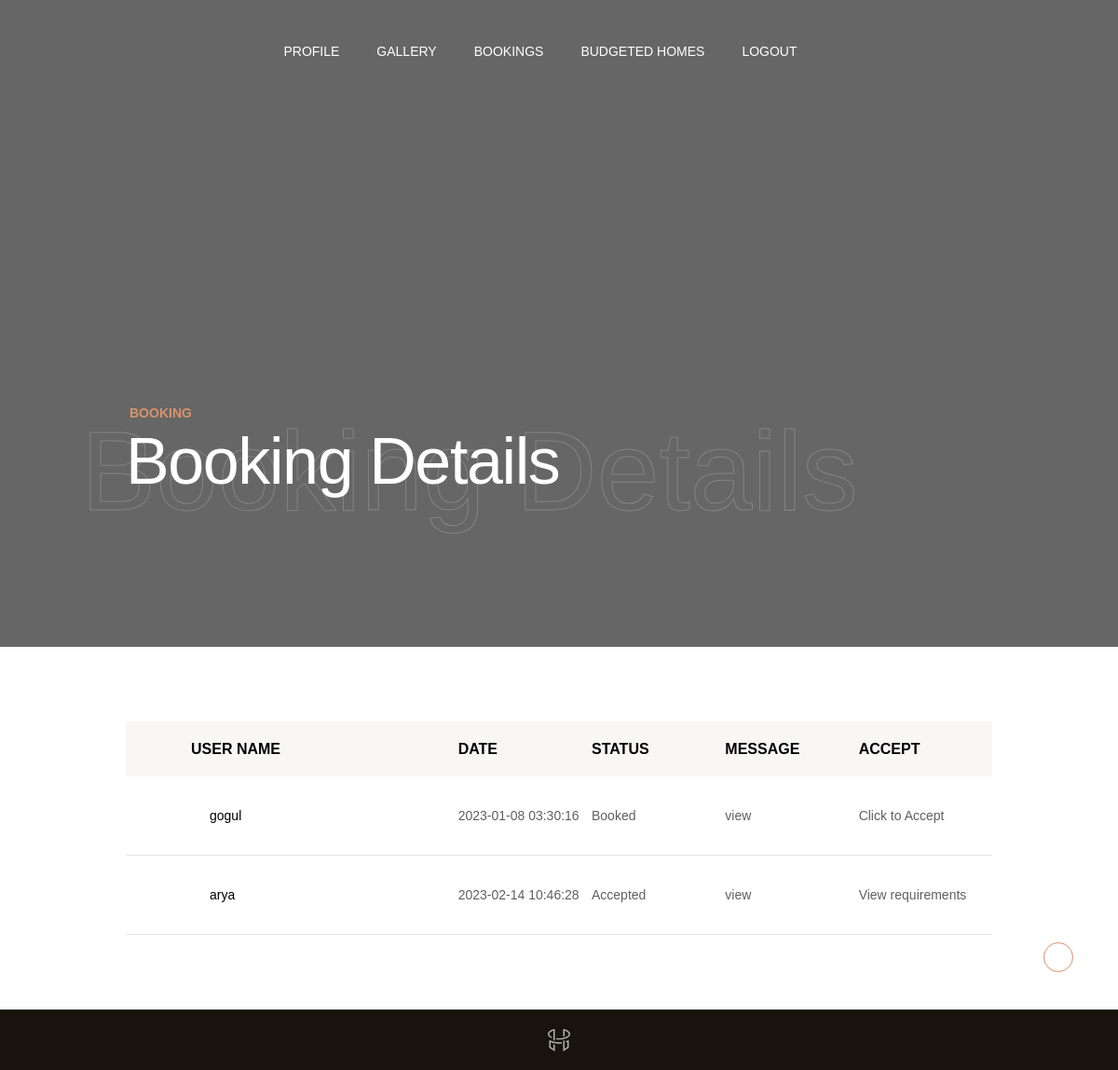
The app's page /architecture/booking.php (signed in) with its own data.
### tables this page shows
CREATE TABLE IF NOT EXISTS `company_booking` (
  `b_id` int(30) NOT NULL AUTO_INCREMENT,
  `bl_id` int(30) NOT NULL,
  `bcl_id` int(30) NOT NULL,
  `b_fname` varchar(100) NOT NULL,
  `b_lname` varchar(100) NOT NULL,
  `b_email` varchar(100) NOT NULL,
  `b_address` varchar(100) NOT NULL,
  `b_contactnumber` varchar(100) NOT NULL,
  `b_status` varchar(100) NOT NULL,
  `b_date` timestamp NOT NULL DEFAULT CURRENT_TIMESTAMP,
  PRIMARY KEY (`b_id`)
);

### architecture/booking.php (the view, shortened to what this page needs)
<?php
include 'ar_header.php';
?>
  <div class="content-wrapper  js-content-wrapper">
        <section class="page-masthead">
          <div data-parallax="0.6" class="page-masthead__bg">
          </div>
          <div class="container">
            <div class="page-masthead__content">
              <div class="row justify-content-between md:justify-content-center align-items-center">
                <div class="col-lg-9 col-md-10">
                  <div data-anim="slide-up delay-1">
                    <div class="page-masthead__subtitle">Booking</div>
                    <div class="page-masthead__back_title">Booking Details</div>
                    <h1 class="page-masthead__title text-white">Booking Details</h1>
                  </div>
                </div>
              </div>
            </div>
          </div>
        </section>
        <section class="layout-pt-md layout-pb-md">
          <div class="container">
            <div class="row x-gap-60">
              <div class="col-lg">
                <div class="shopCart-header sm:d-none">
                  <div class="row no-gutters justify-content-between">
                    <div class="col-md-4">
                      <div class="shopCart-header__title">
                        User Name
                      </div>
                    </div>
                    <div class="col-md-2">
                      <div class="shopCart-header__title">
                        Date
                      </div>
                    </div>
                    <div class="col-md-2">
                      <div class="shopCart-header__title">
                        Status
                      </div>
                    </div>
                    <div class="col-md-2">
                      <div class="shopCart-header__title">
                        Message
                      </div>
                    </div>
                    <div class="col-md-2">
                      <div class="shopCart-header__title">
                        Accept
                      </div>
                    </div>
                  </div>
                </div>
                <div class="shopCart-products">
                  <?php
 $sql="SELECT *  FROM company_booking WHERE bcl_id=$c_id";
                    $result = $con->query($sql);
                               while($row= mysqli_fetch_array($result))
                                 {
                                  ?>
                  <div class="shopCart-products__item">
                    <div class="row no-gutters y-gap-10 justify-content-between">
                      <div class="col-md-4">
                        <div class="shopCart-products__product">
                          <div class="title"><?php echo  $b_fname= $row['b_fname']; ?></div>
                        </div>
                      </div>
                      <div class="col-md-2 sm:mt-16">
                        <div class="d-flex h-100 align-items-center">
                          <div class="shopCart-products__price text-grey">
                             <?php echo  $b_date=$row['b_date']; ?>
                          </div>
                        </div>
                      </div>
                      <div class="col-md-2">
                        <div class="d-flex h-100 align-items-center">
                          <div class="shopCart-products__quantity text-grey">
                            <?php echo  $b_status=$row['b_status']; ?>
                          </div>
                        </div>
                      </div>
                        <div class="col-md-2">
                        <div class="d-flex h-100 align-items-center">
                          <div class="shopCart-products__quantity text-grey">
                          <a href="messegeuser.php?cl_id=<?php echo  $bl_id=$row['bl_id']; ?>">  view</a>
                          </div>
                        </div>
                      </div>
                      <div class="col-md-2">
                        <div class="d-flex h-100 align-items-center">
                          <div class="shopCart-products__subtotal text-grey">
                            <div class="shopCart-products__cross">
                              <?php
$dddd="Booked";
                               if($b_status==$dddd)
                               {
                                ?>
                       <a href="accrej.php?b_id=<?php echo $row['b_id']; ?>"> Click to Accept</a>
                     <?php  }
                     else
                     {
                      ?>
                      <a href="viewreq.php?b_id=<?php echo $row['b_id']; ?>"> View requirements</a>
                      <?php
                     }
                     ?>
                      </div>
                          </div>
                        </div>
                      </div>
                    </div>
                  </div>
                <?php   }
                                 ?>
                </div>
              </div>
              </div>
          </div>
        </section>
       <?php
include 'ar_footer.php';
?>

### records on screen
company_booking: b_fname "gogul", b_date "2023-01-08 03:30:16", b_status "Booked"
company_booking: b_fname "arya", b_date "2023-02-14 10:46:28", b_status "Accepted"
